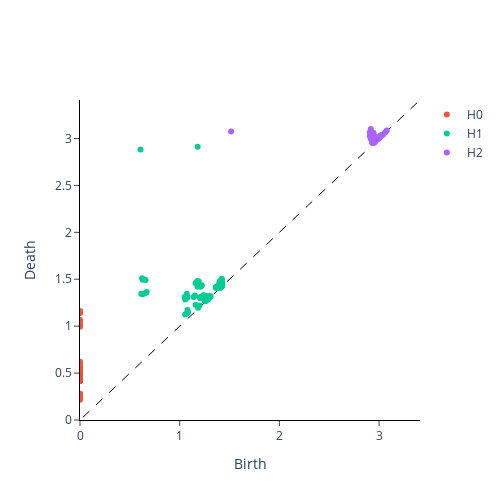

Write notebook code for a chart like this one.
### Markdown cell above
and next for the non-periodic one:

### Code cell
plot_diagram(nonperiodic_persistence_diagrams[0])
